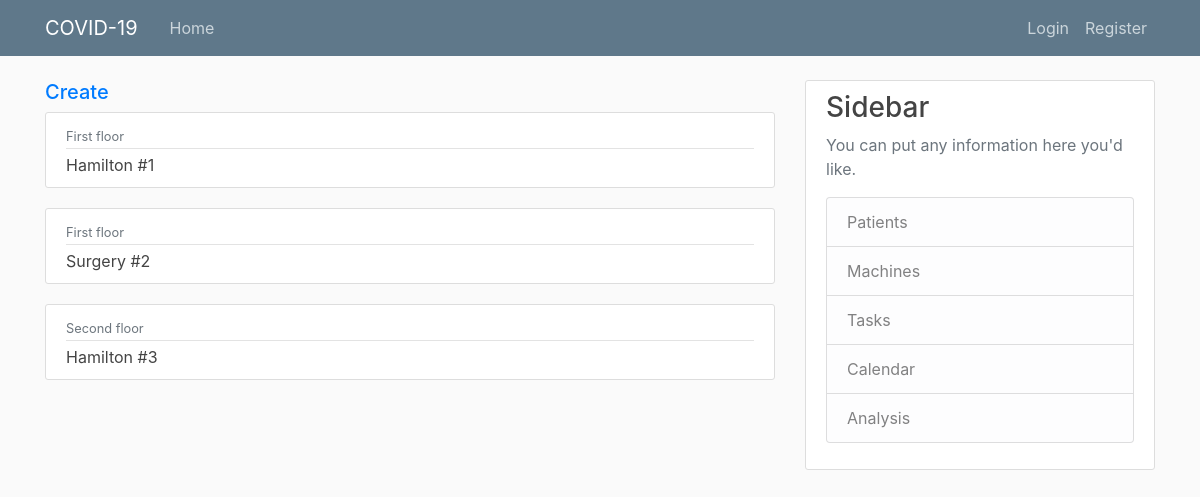
The page /manager/machines/ on the database its author committed.
### manager/models.py (models this page shows, shortened)
class Machine(models.Model):
    model = models.ForeignKey(MachineType, on_delete=models.CASCADE)
    location = models.CharField(max_length=100)
    description = models.TextField(blank=True)
    patient_pk = models.IntegerField(default=0)
    def __str__(self):
    	return self.model.name + ' #' + str(self.pk)

class MachineType(models.Model):
    name = models.CharField(max_length=100)
    description = models.TextField(blank=True)

### manager/views.py (the view)
# urls.py: path('machines/', views.machines, name='machines'),
def machines(request):
    return render(request, 'machines.html', {'machines': Machine.objects.all()})

### manager/templates/machines.html
{% extends "base.html" %}
{% block content %}
  <h5><a href="{% url 'machine-create' %}">Create</a></h5>
  {% for machine in machines %}
      <article class="media content-section">
        <div class="media-body">
          <div class="article-metadata">
            <small class="text-muted">{{ machine.location }}</small>
          </div>
          <a class="article-title" href="{% url 'machine' machine.pk %}">{{ machine }}</a>
        </div>
      </article>
  {% endfor %}
{% endblock content %}

### manager/static/main.css (style rules this page uses)
body { background: #fafafa; color: #333333; margin-top: 5rem; }
h1, h2, h3, h4, h5, h6 { color: #444444; }
.content-section { background: #ffffff; padding: 10px 20px; border: 1px solid #dddddd; border-radius: 3px; margin-bottom: 20px; }
.article-title { color: #444444; }
.article-metadata { padding-bottom: 1px; margin-bottom: 4px; border-bottom: 1px solid #e3e3e3 }

### rows shown on the page
Machine: location "First floor", model+id "Hamilton #1"
Machine: location "First floor", model+id "Surgery #2"
Machine: location "Second floor", model+id "Hamilton #3"
